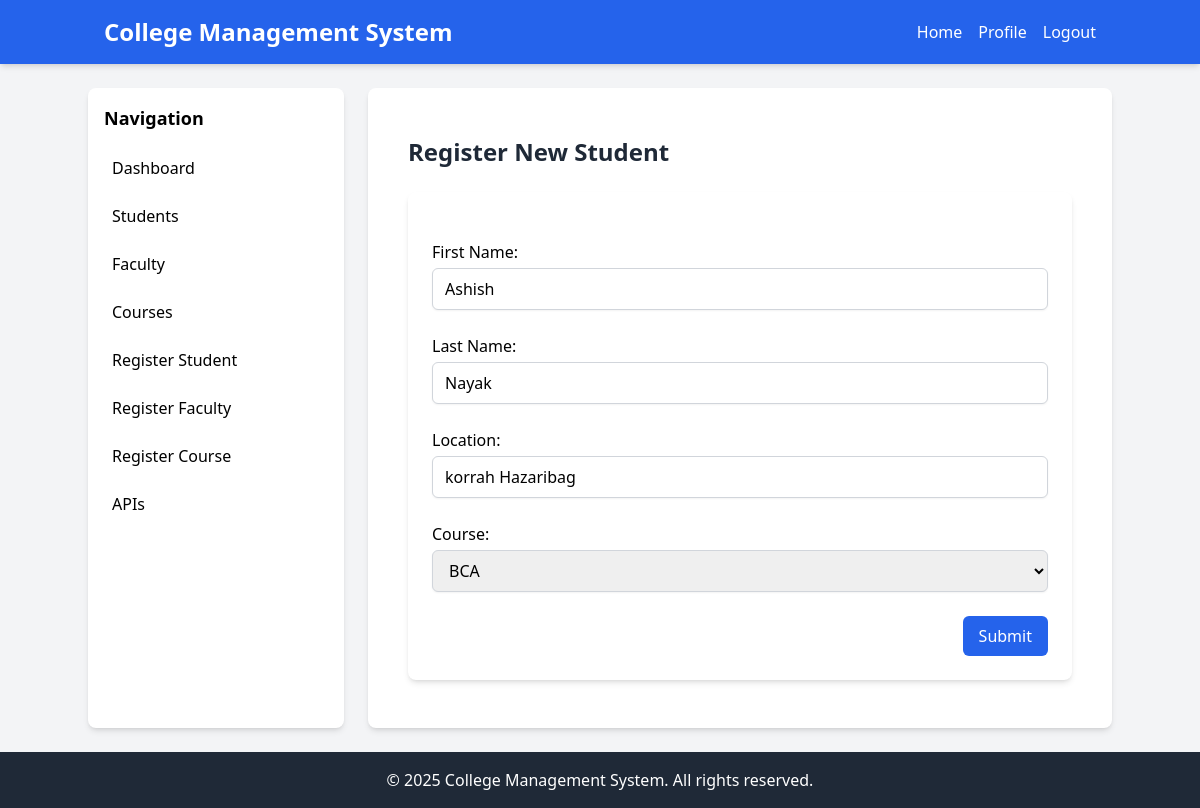
/student-update/4/, run on the app's committed database.
### core/models.py (models this page shows, shortened)
class BaseModel(models.Model):
    created_at = models.DateTimeField(auto_now_add=True)
    updated_at = models.DateTimeField(auto_now=True)
    class Meta:
        abstract = True

class Student(BaseModel):
    first_name = models.CharField(max_length=50)
    last_name = models.CharField(max_length=50)
    location = models.CharField(max_length=250)
    faculty = models.ForeignKey(Faculty, on_delete=models.SET_NULL, null=True, blank=True,related_name='students')
    course = models.ForeignKey(Course, on_delete=models.CASCADE, related_name='students')

### core/views.py (the view)
# urls.py: path('student-update/<int:pk>/',views.student_update_view,name='student-update'),
def student_update_view(request, pk):
    instance = get_object_or_404(Student, pk=pk)
    form = StudentForm(instance=instance)
    if request.method == 'POST':
        form = StudentForm(data=request.POST, instance=instance)
        if form.is_valid():
            form.save()
            return redirect('students')
    return render(request, 'home/register-student.html', {'form': form})

### core/models.py (called while the page is built)
    def __str__(self):
        return self.name

### core/templates/home/register-student.html (shortened to what this page needs)
{% extends 'base.html' %}
{% block content %}
<div class="container mx-auto px-4 py-6">
    <h2 class="text-2xl font-semibold mb-6 text-gray-800">Register New Student</h2>
    <div class="bg-white shadow-md rounded-lg p-6 max-w-2xl mx-auto">
        <form method="POST" class="space-y-6">
            {{form.as_p}}
            <div class="flex justify-end">
                <button type="submit" class="inline-flex items-center px-4 py-2 bg-blue-600 text-white font-medium rounded-md hover:bg-blue-700 focus:outline-none focus:ring-2 focus:ring-blue-500">
                    Submit
                </button>
            </div>
        </form>
    </div>
</div>
{% endblock %}

### data on the page
Student: first_name "Ashish", last_name "Nayak", location "korrah Hazaribag", course "BCA"
